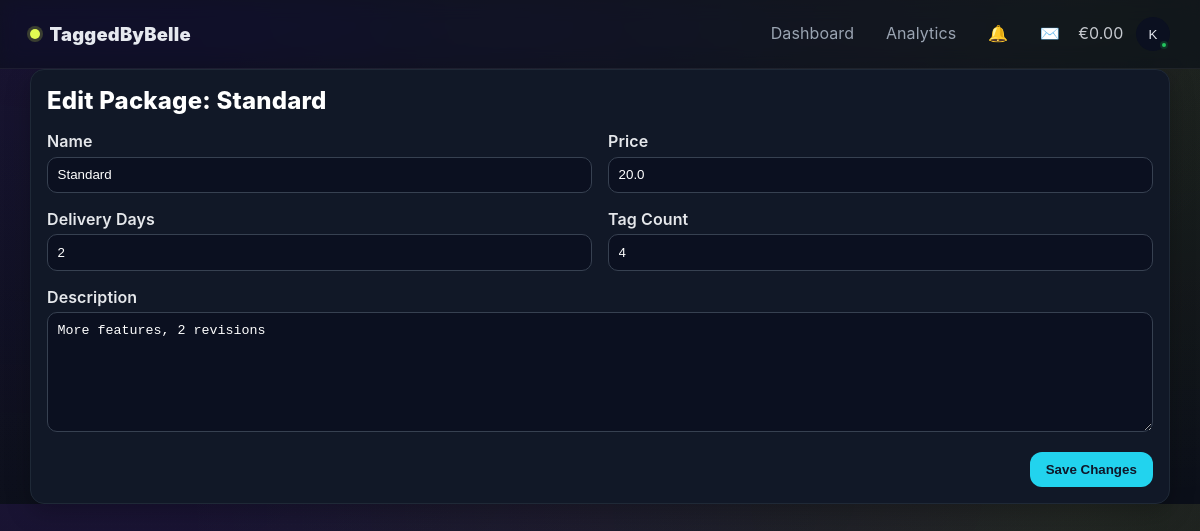
Page /package/2/edit (signed in) on the committed database.
### app/domain/Package.py (models this page shows)
class Package(Base):
    __tablename__ = "packages"
    id = Column(Integer, primary_key=True, index=True)
    name = Column(String(50), nullable=False, unique=True)
    price = Column(Float, nullable=False)
    delivery_days = Column(Integer, nullable=False)
    tag_count = Column(Integer, nullable=False)
    description = Column(String(255), nullable=True)

### app/main.py (the view)
@app.get("/package/{package_id}/edit")
async def edit_package_form(request: Request, package_id: int):
    if not request.session.get("is_admin"):
        return RedirectResponse("/login", status_code=HTTP_302_FOUND)
    db = SessionLocal()
    try:
        package = db.query(Package).filter(Package.id == package_id).first()
        if not package:
            raise HTTPException(status_code=404, detail="Package not found")
    finally:
        db.close()
    return templates.TemplateResponse("edit_package.html", {"request": request, "package": package})

### app/templates/edit_package.html (shortened to what this page needs)
{% extends "base.html" %}
{% block content %}
<div class="wrap">
  <div class="card">
    <h2 class="title">Edit Package: {{ package.name }}</h2>
    <form method="post">
      <div class="form-grid">
        <div>
          <label class="label">Name</label>
          <input class="input" type="text" name="name" value="{{ package.name }}" required>
        </div>
        <div>
          <label class="label">Price</label>
          <input class="input" type="number" name="price" step="0.01" value="{{ package.price }}" required>
        </div>
        <div>
          <label class="label">Delivery Days</label>
          <input class="input" type="number" name="delivery_days" value="{{ package.delivery_days }}" required>
        </div>
        <div>
          <label class="label">Tag Count</label>
          <input class="input" type="number" name="tag_count" value="{{ package.tag_count }}" required>
        </div>
        <div class="full">
          <label class="label">Description</label>
          <textarea class="textarea" name="description">{{ package.description }}</textarea>
        </div>
      </div>
      <div class="actions">
        <button type="submit" class="btn">Save Changes</button>
      </div>
    </form>
  </div>
</div>
{% endblock %}

### app/templates/base.html (style rules this page uses)
:root { --bg: #0b0f19; --panel: #0e1422; --line: #1f2a3b; --text: #e6e9ef; --muted: #9aa4b2; --brand: #e2fb52; --brand-ink: #0b0f19; --cta: #7c3aed; }
* { box-sizing: border-box; }
body { margin: 0; color: var(--text); background: radial-gradient(1200px 600px at 10% -10%, rgba(124,58,237,0.15), transparent), radial-gradient(900px 500px at 90% 0%, rgba(226,251,82,0.10), transparent), linear-gradient(180deg, #0a0e17, var(--bg)); font-family: Inter, ui-sans-serif, system-ui, -apple-system, Segoe UI, Roboto, Arial, Noto Sans; letter-spacing: .1px; }
a.btn, button.btn { display: inline-flex; align-items:center; gap:.45rem; padding: .55rem .95rem; border-radius: 12px; font-weight: 800; text-decoration: none; cursor: pointer; border: 1px solid transparent; }
.card { background: var(--panel); border: 1px solid var(--line); border-radius: 16px; box-shadow: 0 8px 28px rgba(0,0,0,0.28); }
.title { font-weight: 900; letter-spacing: .2px; }

### app/templates/edit_package.html (style rules this page uses)
.wrap { display:grid;grid-template-columns:1fr;gap:1rem }
.card { background:#111827;border:1px solid #1f2937;border-radius:14px;padding:1rem;box-shadow:0 8px 25px rgba(0,0,0,0.25) }
.title { font-weight:800;color:#fff;margin:0 0 1rem 0 }
.form-grid { display:grid;grid-template-columns:1fr 1fr;gap:1rem }
.form-grid .full { grid-column:1/-1 }
.label { display:block;font-weight:600;color:#e5e7eb;margin-bottom:.35rem }
.input,.textarea { width:100%;background:#0b1020;border:1px solid #374151;border-radius:10px;color:#fff;padding:.6rem }
.textarea { min-height:120px;resize:vertical }
.actions { display:flex;justify-content:flex-end;margin-top:1rem }
.btn { background:#22d3ee;color:#0f172a;font-weight:800;border:none;border-radius:10px;padding:.6rem 1rem;cursor:pointer }

### rows in the picture
Package: name "Standard", price "20.0", delivery_days "2", tag_count "4", description "More features, 2 revisions"

### other values in the picture
{{ '%.2f'|format(request.session.get('admin_month_earnings', 0.0)) }} "0.00"
{{ request.session.get('username','U')[0]|upper }} "K"
